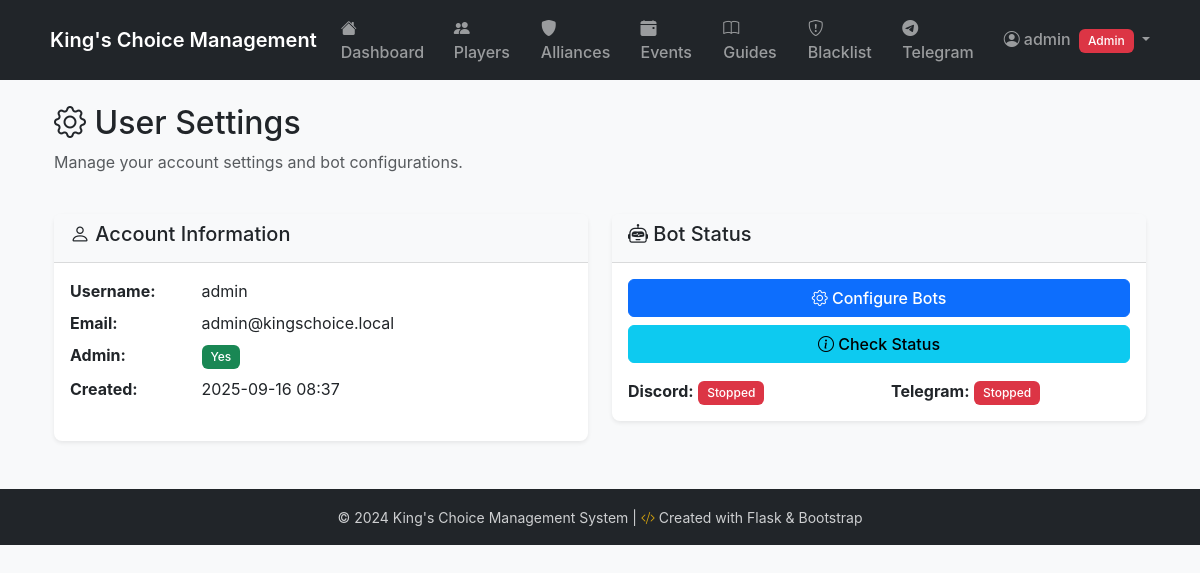
Screenshot of /settings/ (signed in) with the database file from the repository.
### models.py (models this page shows, shortened)
class User(UserMixin, db.Model):
    __tablename__ = 'users'
    id = db.Column(db.Integer, primary_key=True)
    username = db.Column(db.String(80), unique=True, nullable=False)
    email = db.Column(db.String(120), unique=True, nullable=False)
    password_hash = db.Column(db.String(255), nullable=False)
    is_admin = db.Column(db.Boolean, default=False, nullable=False)
    is_active = db.Column(db.Boolean, default=True, nullable=False)
    created_at = db.Column(db.DateTime, default=datetime.utcnow)
    last_login = db.Column(db.DateTime)
    database_path = db.Column(db.String(255), nullable=False)
    telegram_bot_token = db.Column(db.String(255), nullable=True)
    telegram_chat_id = db.Column(db.String(100), nullable=True)
    telegram_enabled = db.Column(db.Boolean, default=False, nullable=False)
    discord_bot_token = db.Column(db.String(255), nullable=True)
    discord_channel_id = db.Column(db.String(100), nullable=True)
    discord_enabled = db.Column(db.Boolean, default=False, nullable=False)

### auth.py (the view)
@auth_bp.route('/settings', methods=['GET', 'POST'])
@login_required
def user_settings():
    if request.method == 'POST':
        telegram_bot_token = request.form.get('telegram_bot_token', '').strip()
        telegram_chat_id = request.form.get('telegram_chat_id', '').strip()
        telegram_enabled = 'telegram_enabled' in request.form
        discord_bot_token = request.form.get('discord_bot_token', '').strip()
        discord_channel_id = request.form.get('discord_channel_id', '').strip()
        discord_enabled = 'discord_enabled' in request.form
        try:
            current_user.telegram_bot_token = telegram_bot_token if telegram_bot_token else None
            current_user.telegram_chat_id = telegram_chat_id if telegram_chat_id else None
            current_user.telegram_enabled = telegram_enabled and bool(telegram_bot_token and telegram_chat_id)
            current_user.discord_bot_token = discord_bot_token if discord_bot_token else None
            current_user.discord_channel_id = discord_channel_id if discord_channel_id else None
            current_user.discord_enabled = discord_enabled and bool(discord_bot_token and discord_channel_id)
            db.session.commit()
            flash('Settings updated successfully!', 'success')
            return redirect(url_for('auth.user_settings'))
        except Exception as e:
            db.session.rollback()
            flash(f'Error updating settings: {str(e)}', 'error')
    return render_template('auth/user_settings.html')

### app.py (called while the page is built)
def get_locale():
    if 'language' in request.cookies:
        return request.cookies.get('language')
    if request.args.get('lang'):
        return request.args.get('lang')
    return request.accept_languages.best_match(app.config['LANGUAGES'].keys()) or app.config['BABEL_DEFAULT_LOCALE']

@app.context_processor
def inject_get_locale():
    return dict(get_locale=get_locale)

@login_manager.user_loader
def load_user(user_id):
    return User.query.get(int(user_id))

### templates/user_settings/settings.html (shortened to what this page needs)
{% extends "base.html" %}
{% block content %}
<div class="container mt-4">
    <div class="row">
        <div class="col-md-12">
            <h2><i class="bi bi-gear"></i> User Settings</h2>
            <p class="text-muted">Manage your account settings and bot configurations.</p>
        </div>
    </div>
    <div class="row mt-4">
        <div class="col-md-6">
            <div class="card">
                <div class="card-header">
                    <h5><i class="bi bi-person"></i> Account Information</h5>
                </div>
                <div class="card-body">
                    <dl class="row">
                        <dt class="col-sm-3">Username:</dt>
                        <dd class="col-sm-9">{{ user.username }}</dd>
                        <dt class="col-sm-3">Email:</dt>
                        <dd class="col-sm-9">{{ user.email }}</dd>
                        <dt class="col-sm-3">Admin:</dt>
                        <dd class="col-sm-9">
                            {% if user.is_admin %}
                                <span class="badge bg-success">Yes</span>
                            {% else %}
                                <span class="badge bg-secondary">No</span>
                            {% endif %}
                        </dd>
                        <dt class="col-sm-3">Created:</dt>
                        <dd class="col-sm-9">{{ user.created_at.strftime('%Y-%m-%d %H:%M') if user.created_at else 'Unknown' }}</dd>
                    </dl>
                </div>
            </div>
        </div>
        <div class="col-md-6">
            <div class="card">
                <div class="card-header">
                    <h5><i class="bi bi-robot"></i> Bot Status</h5>
                </div>
                <div class="card-body">
                    <div class="d-grid gap-2">
                        <a href="{{ url_for('user_settings.bot_settings') }}" class="btn btn-primary">
                            <i class="bi bi-gear"></i> Configure Bots
                        </a>
                        <button class="btn btn-info" onclick="checkBotStatus()">
                            <i class="bi bi-info-circle"></i> Check Status
                        </button>
                    </div>
                    <div id="bot-status" class="mt-3">
                    </div>
                </div>
            </div>
        </div>
    </div>
</div>
{% endblock %}

### templates/base.html (shortened to what this page needs)
<!DOCTYPE html>
<html lang="{{ get_locale() }}">
<head>
    <link href="https://cdn.jsdelivr.net/npm/bootstrap@5.3.0/dist/css/bootstrap.min.css" rel="stylesheet">
    <link href="https://cdn.jsdelivr.net/npm/bootstrap-icons@1.11.0/font/bootstrap-icons.css" rel="stylesheet">
    <link href="{{ url_for('static', filename='css/style.css') }}" rel="stylesheet">
</head>
<body>
    <nav class="navbar navbar-expand-lg navbar-dark bg-dark">
        <div class="container">
            <a class="navbar-brand" href="{{ url_for('main.dashboard') }}">
                {{ _("King's Choice Management") }}
            </a>
            <div class="collapse navbar-collapse" id="navbarNav">
                <ul class="navbar-nav me-auto">
                    <li class="nav-item">
                        <a class="nav-link {% if request.endpoint == 'main.dashboard' %}active{% endif %}"
                           href="{{ url_for('main.dashboard') }}">
                            <i class="bi bi-house-fill me-1"></i>{{ _("Dashboard") }}
                        </a>
                    </li>
                    <li class="nav-item">
                        <a class="nav-link {% if request.endpoint and 'players' in request.endpoint %}active{% endif %}"
                           href="{{ url_for('players.list_players') }}">
                            <i class="bi bi-people-fill me-1"></i>{{ _("Players") }}
                        </a>
                    </li>
                    <li class="nav-item">
                        <a class="nav-link {% if request.endpoint and 'alliances' in request.endpoint %}active{% endif %}"
                           href="{{ url_for('alliances.list_alliances') }}">
                            <i class="bi bi-shield-fill me-1"></i>{{ _("Alliances") }}
                        </a>
                    </li>
                    <li class="nav-item">
                        <a class="nav-link {% if request.endpoint and 'events' in request.endpoint %}active{% endif %}"
                           href="{{ url_for('events.list_events') }}">
                            <i class="bi bi-calendar-event-fill me-1"></i>{{ _("Events") }}
                        </a>
                    </li>
                    <li class="nav-item">
                        <a class="nav-link {% if request.endpoint and 'guides' in request.endpoint %}active{% endif %}"
                           href="{{ url_for('guides.list_guides') }}">
                            <i class="bi bi-book me-1"></i>{{ _("Guides") }}
                        </a>
                    </li>
                    <li class="nav-item">
                        <a class="nav-link {% if request.endpoint and 'blacklist' in request.endpoint %}active{% endif %}"
                           href="{{ url_for('blacklist.list_blacklist') }}">
                            <i class="bi bi-shield-exclamation me-1"></i>{{ _("Blacklist") }}
                        </a>
                    </li>
                    <li class="nav-item">
                        <a class="nav-link {% if request.endpoint == 'main.telegram_message' %}active{% endif %}"
                           href="{{ url_for('main.telegram_message') }}">
                            <i class="bi bi-telegram me-1"></i>{{ _("Telegram") }}
                        </a>
                    </li>
                </ul>
                <ul class="navbar-nav">
                    {% if current_user.is_authenticated %}
                        <li class="nav-item dropdown">
                            <a class="nav-link dropdown-toggle" href="#" id="userDropdown" role="button" data-bs-toggle="dropdown">
                                <i class="bi bi-person-circle me-1"></i>{{ current_user.username }}
                                {% if current_user.is_admin %}
                                    <span class="badge bg-danger ms-1">Admin</span>
                                {% endif %}
                            </a>
                        </li>
                    {% else %}
                        <li class="nav-item">
                            <a class="nav-link" href="{{ url_for('auth.login') }}">
                                <i class="bi bi-box-arrow-in-right me-1"></i>Login
                            </a>
                        </li>
                    {% endif %}
                </ul>
            </div>
        </div>
    </nav>
    <main class="container mt-4">
        {% block content %}{% endblock %}
    </main>
    <footer class="bg-dark text-light mt-5 py-3">
        <div class="container text-center">
            <small>&copy; 2024 {{ _("King's Choice Management System") }} |
                <i class="bi bi-code-slash text-warning"></i> {{ _("Created with Flask & Bootstrap") }}
            </small>
        </div>
    </footer>
</body>
</html>

### static/css/style.css (style rules this page uses)
:root { --primary-color: #0d6efd; --success-color: #198754; --warning-color: #ffc107; --danger-color: #dc3545; --dark-color: #212529; --light-color: #f8f9fa; }
body { font-family: 'Inter', -apple-system, BlinkMacSystemFont, 'Segoe UI', 'Roboto', sans-serif; background-color: #f8f9fa; }
.navbar-brand { font-weight: 600; font-size: 1.25rem; }
.navbar-nav .nav-link { font-weight: 500; transition: all 0.3s ease; }
.card { border: none; box-shadow: 0 0.125rem 0.25rem rgba(0, 0, 0, 0.075); transition: all 0.3s ease; border-radius: 0.5rem; }
.card-header { background-color: var(--light-color); border-bottom: 1px solid rgba(0, 0, 0, 0.125); font-weight: 600; }
.badge { font-weight: 500; padding: 0.5em 0.75em; }
.btn { font-weight: 500; transition: all 0.3s ease; border-radius: 0.375rem; }
footer { margin-top: auto; }
footer small { opacity: 0.8; }

### rows the page displays
User: username "admin", email "admin@kingschoice.local", created_at "2025-09-16 08:37"
